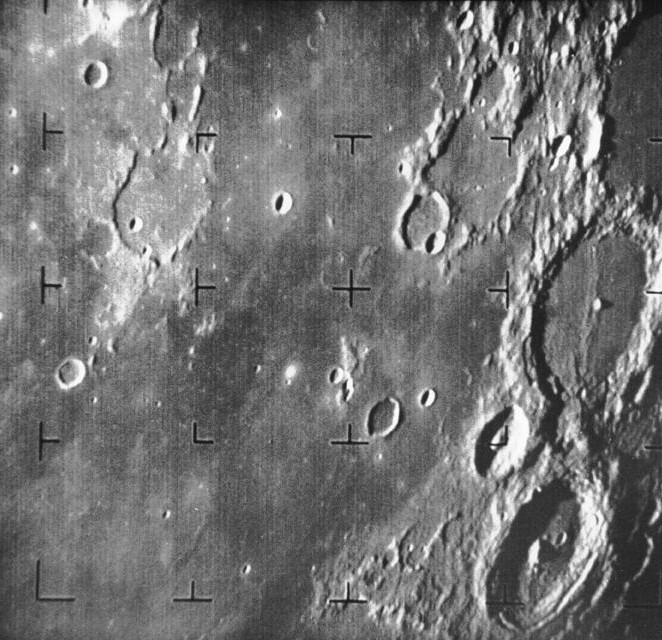
#> input picture Projeto01/Moon.jpg, 662 x 640 px
$ jupyter execute Projeto01.ipynb
#> lines starting #> are read from the running program, lines starting #| are printed output that depends on the picture
[cell 1]
import cv2
import matplotlib.pyplot as plt
import numpy as np

[cell 2]
image = cv2.imread('Moon.jpg', cv2.IMREAD_GRAYSCALE)
#> image is the input picture: shape (640, 662); min 5, max 255, mean 115
# plt.imshow(image)
# plt.show()
image.shape
#> Out = (640, 662)

[cell 3]
def amplifier(img, k):
    d1 = img.shape[0] * k; d2 = img.shape[1] * k
    enlarged_matrix = np.zeros((d1,d2), dtype=img.dtype)
    for r in range(img.shape[0]):
        for c in range(img.shape[1]):
            pixel = img[r,c]
            r_enlarged = r * k
            c_enlarged = c * k
            for i in range(k):
                for j in range(k):
                    enlarged_matrix[r_enlarged + i][c_enlarged + j] = pixel
    return enlarged_matrix

[cell 4]
def reducer(img, k):
#> called with k = 10
    d1 = img.shape[0] // k; d2 = img.shape[1] // k
#> after `d1 = img.shape[0] // k`: d1 = 64
#> after `d2 = img.shape[1] // k`: d2 = 66
    reduced_matrix = np.zeros((d1,d2), dtype=img.dtype)
    for r in range (reduced_matrix.shape[0]):
        for c in range(reduced_matrix.shape[1]):
            reduced_matrix[r,c] = img[r * k, c * k]
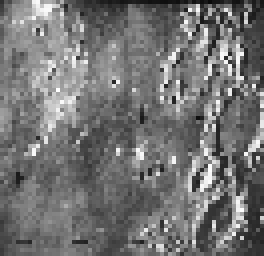
#> reduced_matrix: shape (64, 66) (shown 4 times larger); min 10, max 255, mean 115.1
    return reduced_matrix

[cell 5]
fig, axes = plt.subplots(1,2, figsize=(10,8))
axes = axes.flatten()
reduced_img = reducer(image, 10)
axes[0].imshow(image, cmap='gray'); axes[0].set_title("Imagem Original")
axes[1].imshow(reduced_img, cmap='gray'); axes[1].set_title("Imagem Reduzida")
plt.tight_layout()
plt.show()
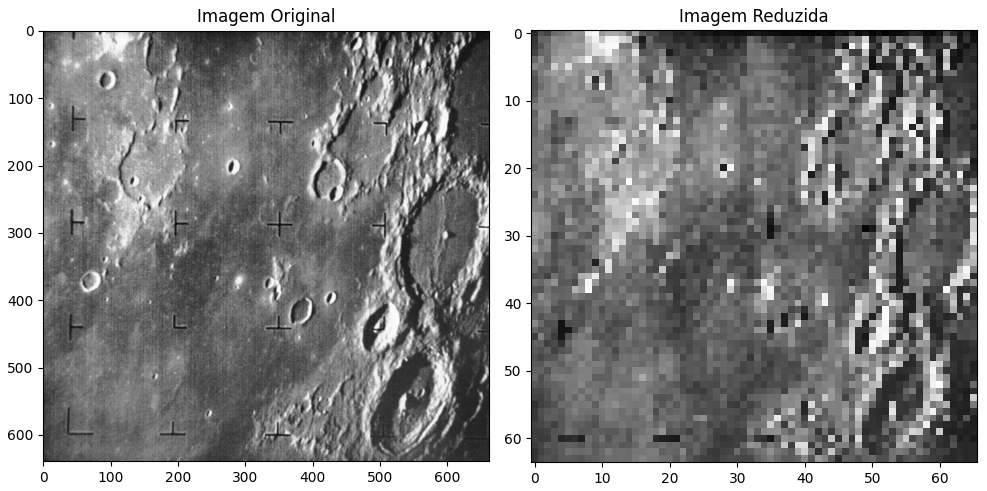
#> figure drawn by matplotlib, 2 panels

[cell 6]
fig, axes = plt.subplots(1,2, figsize=(10,8))
axes = axes.flatten()
amplified_img = amplifier(reduced_img, 10)
#> after the loop in amplifier, `for r in range(img.shape[0]):`:
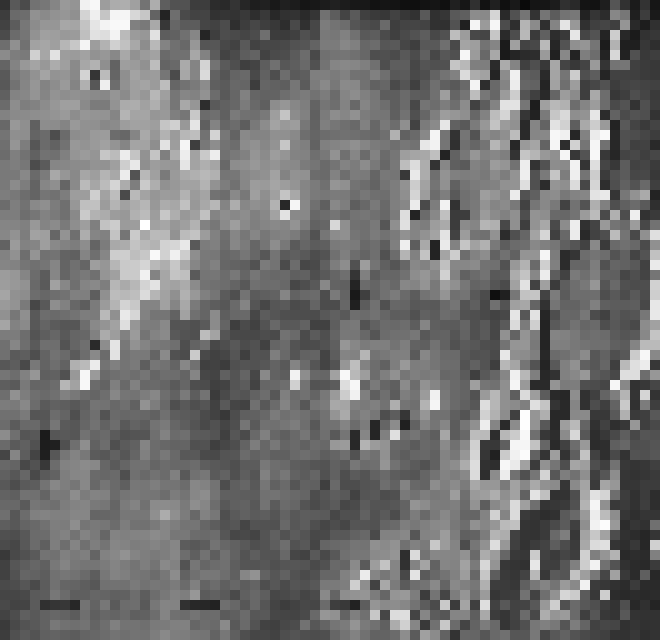
#> enlarged_matrix: shape (640, 660); min 10, max 255, mean 115.1

axes[0].imshow(reduced_img, cmap='gray'); axes[0].set_title("Imagem Reduzida")
axes[1].imshow(amplified_img, cmap='gray'); axes[1].set_title("Imagem Reampliada")
plt.tight_layout()
plt.show()
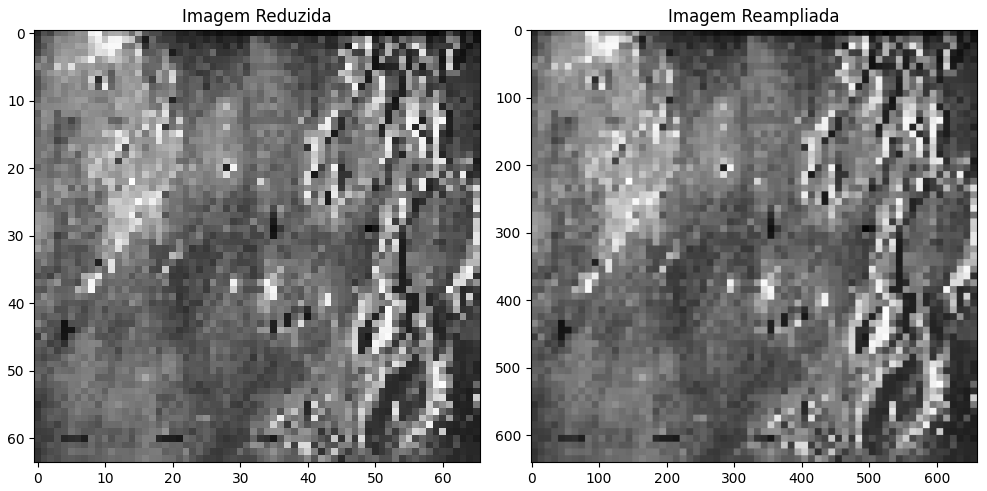
#> figure drawn by matplotlib, 2 panels
